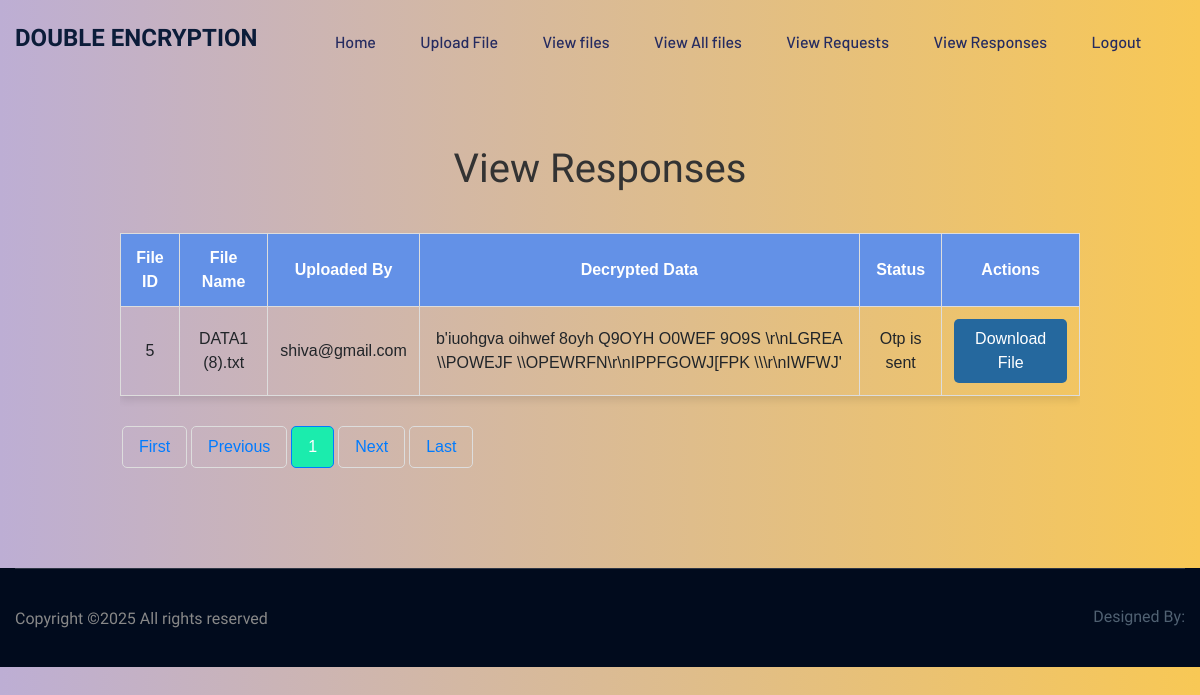
The page /viewresponses/ (signed in) on the database its author committed.
### User/models.py (models this page shows, shortened)
class RequestFile(models.Model):
    fid = models.IntegerField(null=True)
    requester = models.EmailField()
    file = models.FileField(upload_to=os.path.join('static/assets', 'RequestedFiles'))
    filename = models.CharField(max_length=100)
    uploader = models.EmailField()
    rsa_encrypted_key = models.BinaryField()
    private_key = models.BinaryField()
    encrypted_data = models.BinaryField()
    status = models.CharField(max_length=100, default='Encrypted')
    otp = models.IntegerField(null=True)
    class Meta:
        db_table = "RequestFile"

### User/views.py (the view)
# urls.py: path('viewresponses/', views.viewresponses, name='viewresponses'),
def viewresponses(request):
    email = request.session['email']
    data = RequestFile.objects.filter(Q(requester=email) & ~Q(otp=None))
    paginator = Paginator(data, 4)
    page_number = request.GET.get('page')
    page_obj = paginator.get_page(page_number)
    return render(request, 'viewresponses.html',{'data':page_obj})

### templates/viewresponses.html (shortened to what this page needs)
{% extends "userhome.html" %}
{% block content %}
<head>
</head>
<body>
  <div class="containr">
    <h1>View Responses</h1>
    <div class="table-container">
      <table>
        <thead>
          <tr>
            <th>File ID</th>
            <th>File Name</th>
            <th>Uploaded By</th>
            <th>Decrypted Data</th>
            <th>Status</th>
            <th>Actions</th>
          </tr>
        </thead>
        <tbody>
          {% for i in data %}
            <tr>
              <td>{{ i.id }}</td>
              <td>{{ i.filename }}</td>
              <td>{{ i.uploader }}</td>
              <td>{{ i.encrypted_data }}</td>
              <td> {{i.status}}</td>
              <td>
                  <a href="{% url 'downloadfile' i.id %}" style="display: inline-block; padding: 8px 16px; background-color: #25689e; color: white; text-decoration: none; border-radius: 5px; text-align: center; transition: background-color 0.3s;">
                      Download File                 </a>
                </td>
            </tr>
          {% empty %}
            <tr>
              <td colspan="5">No Requests found.</td>
            </tr>
          {% endfor %}
        </tbody>
      </table>
    </div>
    <div class="pagination">
        <a href="?page=1">First</a>
        <a href="?page={% if data.number > 1 %}{{ data.previous_page_number }}{% else %}1{% endif %}">Previous</a>
        {% for num in data.paginator.page_range %}
            {% if data.number == num %}
                <a href="?page={{ num }}" class="active">{{ num }}</a>
            {% else %}
                <a href="?page={{ num }}">{{ num }}</a>
            {% endif %}
        {% endfor %}
        <a href="?page={% if data.number < data.paginator.num_pages %}{{ data.next_page_number }}{% else %}{{ data.paginator.num_pages }}{% endif %}">Next</a>
        <a href="?page={{ data.paginator.num_pages }}">Last</a>
    </div>
  </div>
</body>
{% endblock %}

### templates/viewresponses.html (style rules this page uses)
body { font-family: Arial, sans-serif; background: linear-gradient(to right, #bdaed4, #f8c855); margin: 0; padding: 0; }
.containr { width: 80%; margin: 40px auto; overflow: hidden; margin-bottom: 100px; }
h1 { text-align: center; margin-top: 20px; color: #333; }
.table-container { overflow-x: auto; -webkit-overflow-scrolling: touch; margin-top: 20px; }
table { width: 100%; margin: 20px 0; border-collapse: collapse; box-shadow: 0 4px 8px rgba(0, 0, 0, 0.1); }
th, td { padding: 12px; text-align: center; border: 1px solid #ddd; }
th { background-color: #6391e7; color: white; font-weight: bold; }
.pagination { text-align: center; margin-top: 10px; }
.pagination a { color: #007bff; padding: 8px 16px; text-decoration: none; border: 1px solid #ddd; margin: 0 2px; border-radius: 5px; }
.pagination a.active { background-color: #1becad; color: white; border: 1px solid #007bff; }

### rows shown on the page
RequestFile: id "5", filename "DATA1 (8).txt", uploader "shiva@gmail.com", encrypted_data "b'iuohgva oihwef 8oyh Q9OYH O0WEF 9O9S \\r\\nLGREA \\\\POWEJF \\\\OPEWRFN\\r\\nIPPFGOWJ[FPK \\\\\\r\\nIWFWJ'", status "Otp is sent"

### other values the page prints
{{ num }} "1"
